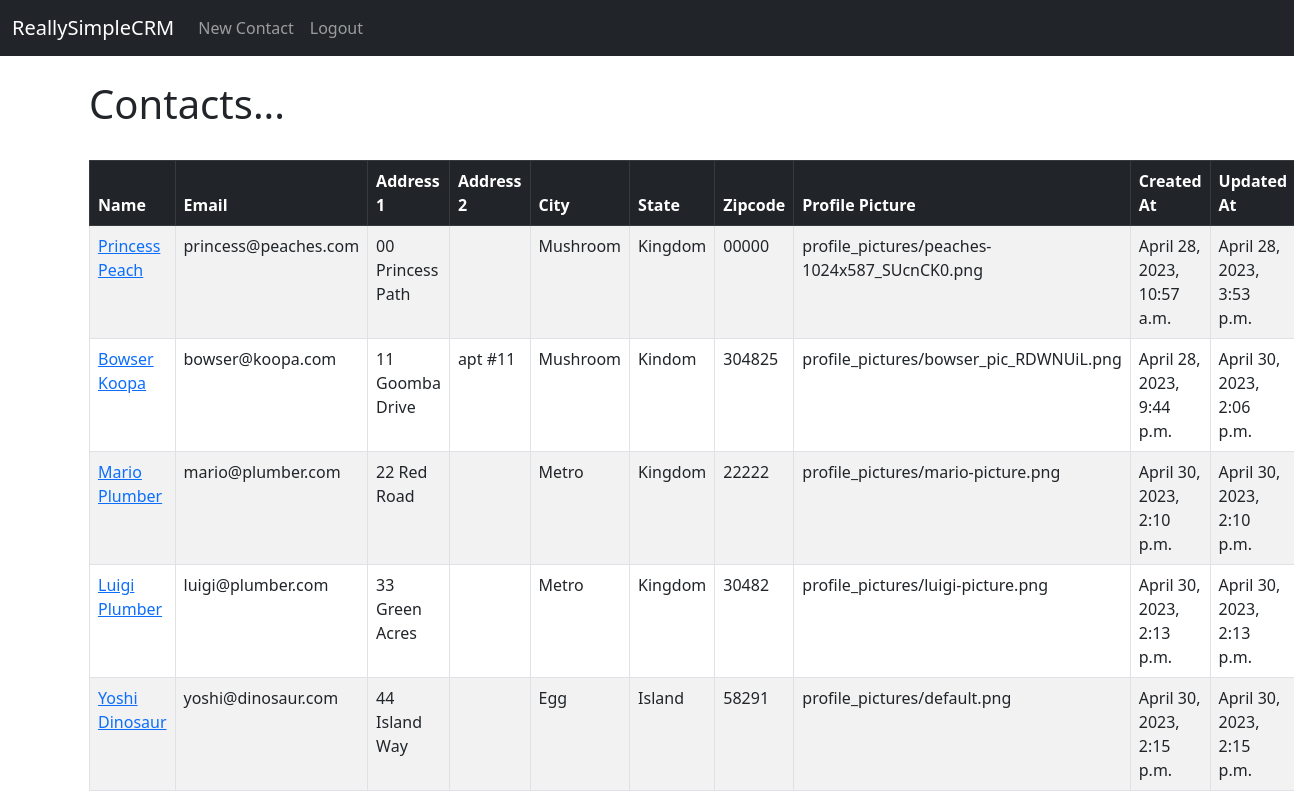
Before: / (signed in) with the older database file.
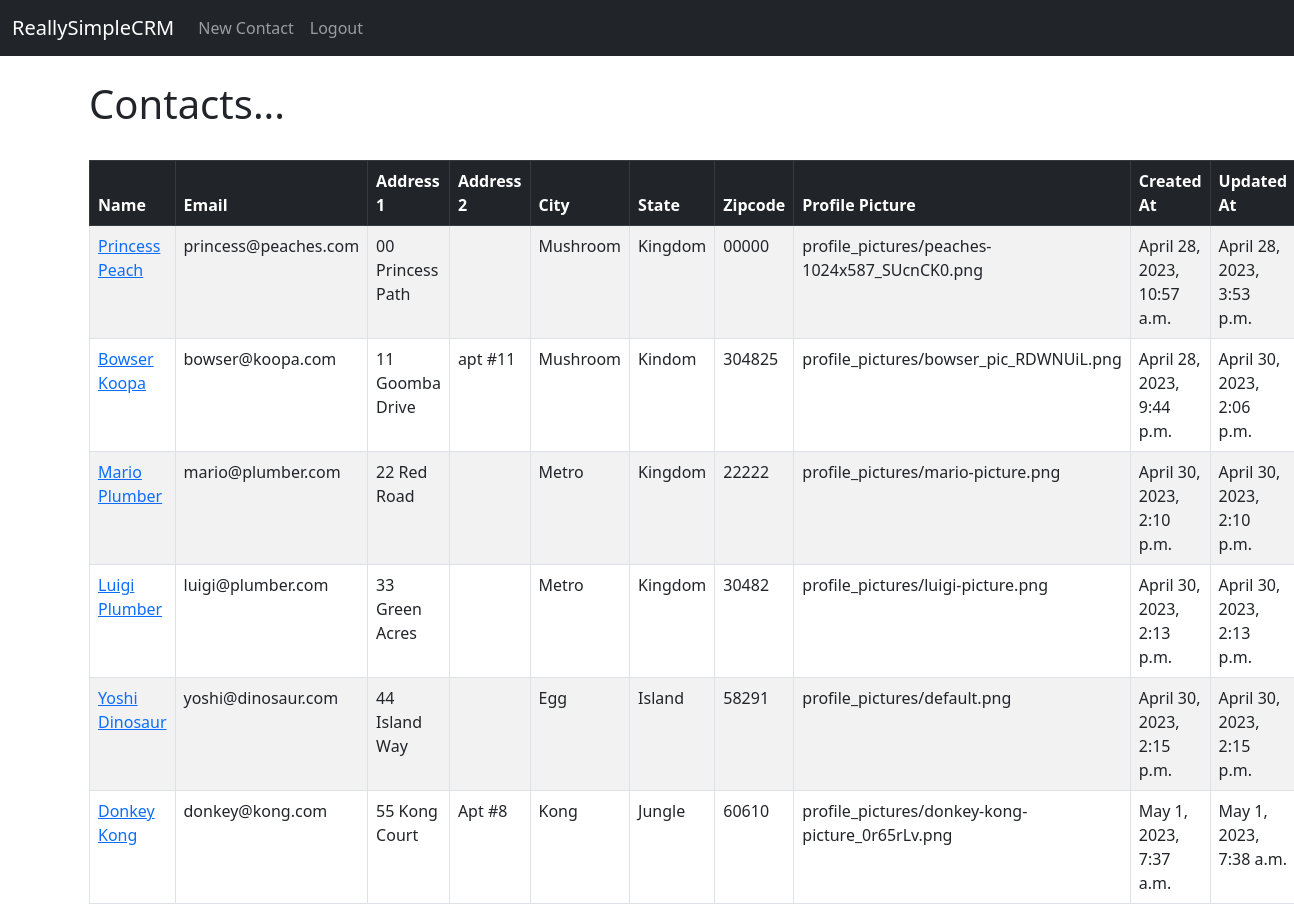
After: the same page with the newer database file.
### reallysimplecrm/models.py (models this page shows, shortened)
class Contact(models.Model):
    created_at = models.DateTimeField(auto_now_add=True)
    user = models.ForeignKey(User, on_delete=models.CASCADE)
    first_name = models.CharField(max_length=100)
    last_name = models.CharField(max_length=100)
    email = models.EmailField(blank=True, null=True)
    address_line_1 = models.CharField(max_length=100, blank=True, null=True)
    address_line_2 = models.CharField(max_length=100, blank=True, null=True)
    city = models.CharField(max_length=100, blank=True, null=True)
    state = models.CharField(max_length=100, blank=True, null=True)
    zipcode = models.CharField(max_length=10, blank=True, null=True)
    profile_picture = models.ImageField(upload_to='profile_pictures/', blank=True, null=True, default='profile_pictures/default.png')
    updated_at = models.DateTimeField(auto_now=True)

### reallysimplecrm/views.py (the view)
# urls.py: 2. Add a URL to urlpatterns:  path('', views.home, name='home')
def home(request):
    contacts = Contact.objects.all()
    if request.method == 'POST':
        username = request.POST['username']
        password = request.POST['password']
        user = authenticate(request, username=username, password=password)
        if user is not None:
            login(request, user)
            messages.success(request, "You Have Been Logged In!")
            return redirect('home')
        else:
            messages.success(
                request, "There Was An Error Logging In, Please Try Again...")
            return redirect('home')
    else:
        return render(request, 'home.html', {'contacts':contacts})

### reallysimplecrm/templates/home.html (shortened to what this page needs)
{% extends 'base.html' %}
{% block content %}
    {% if user.is_authenticated %}
    <h1>Contacts...</h1>
    <br />
    <table class="table table-striped table-hover table-bordered">
      <thead class="table-dark">
        <tr>
          <th scope="col">Name</th>
          <th scope="col">Email</th>
          <th scope="col">Address 1</th>
          <th scope="col">Address 2</th>
          <th scope="col">City</th>
          <th scope="col">State</th>
          <th scope="col">Zipcode</th>
          <th scope="col">Profile Picture</th>
          <th scope="col">Created At</th>
          <th scope="col">Updated At</th>
        </tr>
      </thead>
      <tbody>
      {% if contacts %}
        {% for contact in contacts%}
      <tr>
          <td><a href="{% url 'contact_detail' contact.id %}">{{ contact.first_name }}
              {{ contact.last_name }}</a></td>
            <td>{{ contact.email }}</td>
              <td>{{ contact.address_line_1 }}</td>
                <td>{{ contact.address_line_2 }}</td>
                  <td>{{ contact.city }}</td>
                    <td>{{ contact.state }}</td>
                      <td>{{ contact.zipcode }}</td>
                        <td>{{ contact.profile_picture }}</td>
                          <td>{% load tz %}{{ contact.created_at }}</td>
                            <td>{% load tz %}{{ contact.updated_at|timezone:"America/Chicago" }}</td>
        </tr>
      {% endfor %}
    {% endif %}
      </tbody>
    </table>
{% endif %}
{% endblock %}

### reallysimplecrm/templates/base.html (shortened to what this page needs)
<!DOCTYPE html>
<html lang="en">
  <head>
    <link
      href="https://cdn.jsdelivr.net/npm/bootstrap@5.2.3/dist/css/bootstrap.min.css"
      rel="stylesheet"
    />
  </head>
  <body>
    {% include 'navbar.html' %}
    <div class="container">
        <br />
        {% block content %}
        {% endblock %}
    </div>
  </body>
</html>

### reallysimplecrm/templates/navbar.html (shortened to what this page needs)
<nav class="navbar navbar-expand-lg navbar-dark bg-dark">
    <div class="container-fluid">
      <a class="navbar-brand" href="{% url 'home' %}">ReallySimpleCRM</a>
      <div class="collapse navbar-collapse" id="navbarSupportedContent">
        <ul class="navbar-nav me-auto mb-2 mb-lg-0">
          {% if user.is_authenticated %}
          <li class="nav-item">
            <a class="nav-link" href="{% url 'contact_create' %}">New Contact</a>
          </li>
          <li class="nav-item">
            <a class="nav-link" href="{% url 'logout' %}">Logout</a>
          </li>
          {% endif %}
        </ul>
      </div>
    </div>
  </nav>

Changed rows visible on the page:
added Contact: first_name "Donkey", last_name "Kong", email "donkey@kong.com", address_line_1 "55 Kong Court", address_line_2 "Apt #8", city "Kong", state "Jungle", zipcode "60610", profile_picture "profile_pictures/donkey-kong-picture_0r65rLv.png", created_at "May 1, 2023, 7:37 a.m.", updated_at "May 1, 2023, 7:38 a.m."
